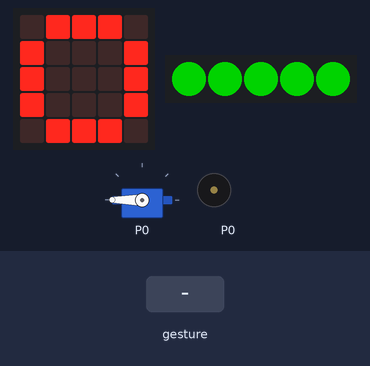
Bench run of a program on a simulated BBC micro:bit (MakeCode). Parts: the board's 5×5 LED display, 5 RGB LEDs in strip order, left to right, servo, buzzer (waves = sounding). The inputs (shaded band) are chosen by the test bench. Dim RGB values are drawn brighter than linear; a tilt is held for 1.5 s and a shake lasts 1 s, then the board lies face up again.

Above: at 1.6 s.
1.7 s: gesture 'shake'
At 2.3 s:
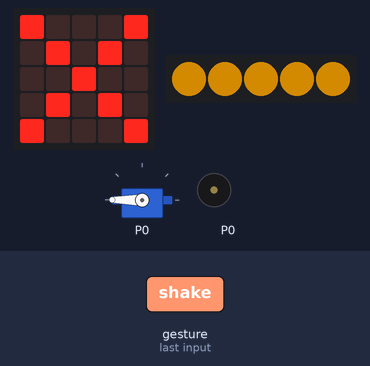
At 5.9 s:
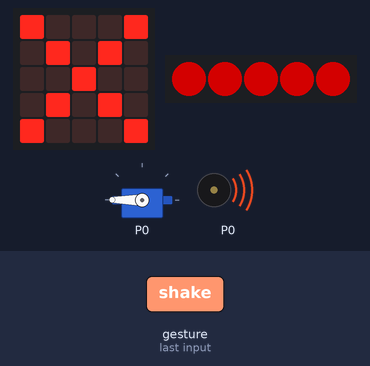
Timing chart, 0 to 17.0 s (numbered marks = the images above; inputs shaded):
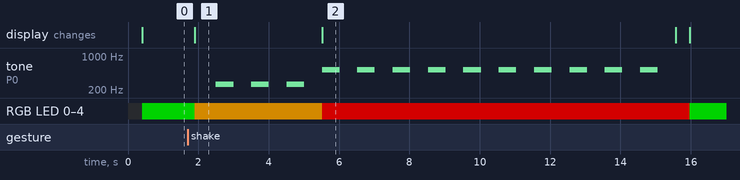

The program:

main.ts
```typescript
input.onGesture(Gesture.Shake, function () {
    strip.showColor(neopixel.colors(NeoPixelColors.Orange))
    basic.showIcon(IconNames.No)
    music.playTone(262, music.beat(BeatFraction.Whole))
    basic.pause(500)
    music.playTone(262, music.beat(BeatFraction.Whole))
    basic.pause(500)
    music.playTone(262, music.beat(BeatFraction.Whole))
    basic.pause(500)
    strip.showColor(neopixel.colors(NeoPixelColors.Red))
    pins.servoWritePin(AnalogPin.P0, 180)
    for (let index = 0; index < 10; index++) {
        music.playTone(523, music.beat(BeatFraction.Whole))
        basic.pause(500)
    }
    reset()
})
function reset () {
    basic.showLeds(`
        . # # # .
        # . . . #
        # . . . #
        # . . . #
        . # # # .
        `)
    strip.showColor(neopixel.colors(NeoPixelColors.Green))
    pins.servoWritePin(AnalogPin.P0, 270)
}
let strip: neopixel.Strip = null
strip = neopixel.create(DigitalPin.P1, 5, NeoPixelMode.RGB)
reset()
```

test.ts
```typescript
// les tests vont ici ; cela ne sera pas compilé si ce paquet est utilisé en tant qu'extension.
```

Measured:
- after the input at 1.7 s, tone on P0: plays 262 Hz for 0.50 s, 262 Hz for 0.50 s, 262 Hz for 0.50 s, 523 Hz for 0.50 s, 523 Hz for 0.50 s, 523 Hz for 0.50 s … (13 notes in this stretch), starting after 0.80 s; RGB LED 0: RGB(0, 127, 0) → RGB(127, 82, 0) after 0.20 s, → RGB(127, 0, 0) 3.6 s later, → RGB(0, 127, 0) 10.5 s later
